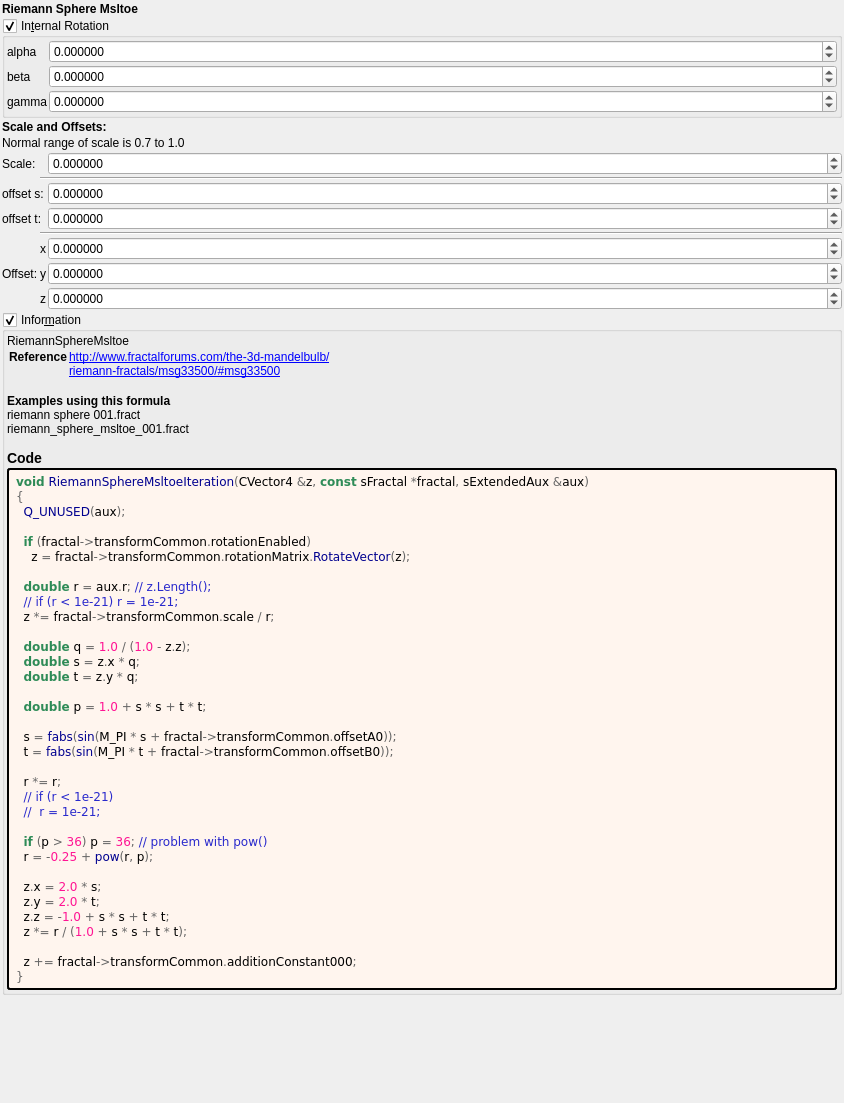
<?xml version="1.0" encoding="UTF-8"?>
<ui version="4.0">
 <class>riemann_sphere_msltoe</class>
 <widget class="QWidget" name="Form">
  <property name="geometry">
   <rect>
    <x>0</x>
    <y>0</y>
    <width>844</width>
    <height>1103</height>
   </rect>
  </property>
  <property name="windowTitle">
   <string notr="true">riemann_sphere_msltoe</string>
  </property>
  <layout class="QVBoxLayout" name="verticalLayout">
   <property name="spacing">
    <number>2</number>
   </property>
   <property name="leftMargin">
    <number>2</number>
   </property>
   <property name="topMargin">
    <number>2</number>
   </property>
   <property name="rightMargin">
    <number>2</number>
   </property>
   <property name="bottomMargin">
    <number>2</number>
   </property>
   <item>
    <widget class="QLabel" name="label_256">
     <property name="font">
      <font>
       <weight>75</weight>
       <bold>true</bold>
      </font>
     </property>
     <property name="text">
      <string>Riemann Sphere Msltoe</string>
     </property>
    </widget>
   </item>
   <item>
    <widget class="MyGroupBox" name="groupCheck_transf_rotation_enabled">
     <property name="title">
      <string>In&amp;ternal Rotation</string>
     </property>
     <property name="checkable">
      <bool>true</bool>
     </property>
     <layout class="QVBoxLayout" name="verticalLayout_8" stretch="0">
      <property name="spacing">
       <number>2</number>
      </property>
      <property name="leftMargin">
       <number>2</number>
      </property>
      <property name="topMargin">
       <number>2</number>
      </property>
      <property name="rightMargin">
       <number>2</number>
      </property>
      <property name="bottomMargin">
       <number>2</number>
      </property>
      <item>
       <layout class="QGridLayout" name="gridLayout_10" columnstretch="0,1">
        <property name="spacing">
         <number>2</number>
        </property>
        <item row="3" column="1">
         <widget class="MyDoubleSpinBox" name="spinboxd3_transf_rotation_z">
          <property name="sizePolicy">
           <sizepolicy hsizetype="Minimum" vsizetype="Maximum">
            <horstretch>0</horstretch>
            <verstretch>0</verstretch>
           </sizepolicy>
          </property>
          <property name="prefix">
           <string/>
          </property>
          <property name="suffix">
           <string/>
          </property>
          <property name="decimals">
           <number>6</number>
          </property>
          <property name="minimum">
           <double>-180.000000000000000</double>
          </property>
          <property name="maximum">
           <double>180.000000000000000</double>
          </property>
          <property name="singleStep">
           <double>1.000000000000000</double>
          </property>
         </widget>
        </item>
        <item row="3" column="0">
         <widget class="QLabel" name="label_36">
          <property name="text">
           <string notr="true">gamma</string>
          </property>
         </widget>
        </item>
        <item row="1" column="0">
         <widget class="QLabel" name="label_35">
          <property name="text">
           <string notr="true">alpha</string>
          </property>
         </widget>
        </item>
        <item row="2" column="0">
         <widget class="QLabel" name="label_34">
          <property name="text">
           <string notr="true">beta</string>
          </property>
         </widget>
        </item>
        <item row="1" column="1">
         <widget class="MyDoubleSpinBox" name="spinboxd3_transf_rotation_x">
          <property name="sizePolicy">
           <sizepolicy hsizetype="Minimum" vsizetype="Maximum">
            <horstretch>0</horstretch>
            <verstretch>0</verstretch>
           </sizepolicy>
          </property>
          <property name="prefix">
           <string/>
          </property>
          <property name="suffix">
           <string/>
          </property>
          <property name="decimals">
           <number>6</number>
          </property>
          <property name="minimum">
           <double>-180.000000000000000</double>
          </property>
          <property name="maximum">
           <double>180.000000000000000</double>
          </property>
          <property name="singleStep">
           <double>1.000000000000000</double>
          </property>
         </widget>
        </item>
        <item row="2" column="1">
         <widget class="MyDoubleSpinBox" name="spinboxd3_transf_rotation_y">
          <property name="sizePolicy">
           <sizepolicy hsizetype="Minimum" vsizetype="Maximum">
            <horstretch>0</horstretch>
            <verstretch>0</verstretch>
           </sizepolicy>
          </property>
          <property name="prefix">
           <string/>
          </property>
          <property name="suffix">
           <string/>
          </property>
          <property name="decimals">
           <number>6</number>
          </property>
          <property name="minimum">
           <double>-180.000000000000000</double>
          </property>
          <property name="maximum">
           <double>180.000000000000000</double>
          </property>
          <property name="singleStep">
           <double>1.000000000000000</double>
          </property>
         </widget>
        </item>
       </layout>
      </item>
     </layout>
    </widget>
   </item>
   <item>
    <widget class="QLabel" name="label_252">
     <property name="font">
      <font>
       <weight>75</weight>
       <bold>true</bold>
      </font>
     </property>
     <property name="text">
      <string>Scale and Offsets:</string>
     </property>
    </widget>
   </item>
   <item>
    <widget class="QLabel" name="label_257">
     <property name="text">
      <string>Normal range of scale is 0.7 to 1.0</string>
     </property>
    </widget>
   </item>
   <item>
    <layout class="QGridLayout" name="gridLayout_63" columnstretch="0,0,0,1">
     <property name="spacing">
      <number>2</number>
     </property>
     <item row="6" column="2">
      <widget class="QLabel" name="label_112">
       <property name="text">
        <string notr="true">x</string>
       </property>
      </widget>
     </item>
     <item row="7" column="1">
      <widget class="QLabel" name="label_255">
       <property name="text">
        <string>Offset:</string>
       </property>
      </widget>
     </item>
     <item row="7" column="2">
      <widget class="QLabel" name="label_113">
       <property name="text">
        <string notr="true">y</string>
       </property>
      </widget>
     </item>
     <item row="7" column="3">
      <widget class="MyDoubleSpinBox" name="spinbox3_transf_addition_constant_y">
       <property name="sizePolicy">
        <sizepolicy hsizetype="Minimum" vsizetype="Maximum">
         <horstretch>0</horstretch>
         <verstretch>0</verstretch>
        </sizepolicy>
       </property>
       <property name="prefix">
        <string/>
       </property>
       <property name="suffix">
        <string/>
       </property>
       <property name="decimals">
        <number>6</number>
       </property>
       <property name="minimum">
        <double>-99.989999999999995</double>
       </property>
       <property name="maximum">
        <double>99.989999999999995</double>
       </property>
       <property name="singleStep">
        <double>0.100000000000000</double>
       </property>
      </widget>
     </item>
     <item row="8" column="3">
      <widget class="MyDoubleSpinBox" name="spinbox3_transf_addition_constant_z">
       <property name="sizePolicy">
        <sizepolicy hsizetype="Minimum" vsizetype="Maximum">
         <horstretch>0</horstretch>
         <verstretch>0</verstretch>
        </sizepolicy>
       </property>
       <property name="prefix">
        <string/>
       </property>
       <property name="suffix">
        <string/>
       </property>
       <property name="decimals">
        <number>6</number>
       </property>
       <property name="minimum">
        <double>-99.989999999999995</double>
       </property>
       <property name="maximum">
        <double>99.989999999999995</double>
       </property>
       <property name="singleStep">
        <double>0.100000000000000</double>
       </property>
      </widget>
     </item>
     <item row="6" column="3">
      <widget class="MyDoubleSpinBox" name="spinbox3_transf_addition_constant_x">
       <property name="sizePolicy">
        <sizepolicy hsizetype="Minimum" vsizetype="Maximum">
         <horstretch>0</horstretch>
         <verstretch>0</verstretch>
        </sizepolicy>
       </property>
       <property name="prefix">
        <string/>
       </property>
       <property name="suffix">
        <string/>
       </property>
       <property name="decimals">
        <number>6</number>
       </property>
       <property name="minimum">
        <double>-99.989999999999995</double>
       </property>
       <property name="maximum">
        <double>99.989999999999995</double>
       </property>
       <property name="singleStep">
        <double>0.100000000000000</double>
       </property>
      </widget>
     </item>
     <item row="8" column="2">
      <widget class="QLabel" name="label_114">
       <property name="text">
        <string notr="true">z</string>
       </property>
      </widget>
     </item>
     <item row="1" column="3">
      <widget class="MyDoubleSpinBox" name="spinbox_transf_scale">
       <property name="sizePolicy">
        <sizepolicy hsizetype="Minimum" vsizetype="Maximum">
         <horstretch>0</horstretch>
         <verstretch>0</verstretch>
        </sizepolicy>
       </property>
       <property name="prefix">
        <string/>
       </property>
       <property name="suffix">
        <string/>
       </property>
       <property name="decimals">
        <number>6</number>
       </property>
       <property name="minimum">
        <double>-99.989999999999995</double>
       </property>
       <property name="maximum">
        <double>99.989999999999995</double>
       </property>
       <property name="singleStep">
        <double>0.100000000000000</double>
       </property>
      </widget>
     </item>
     <item row="5" column="2" colspan="2">
      <widget class="Line" name="line_56">
       <property name="orientation">
        <enum>Qt::Horizontal</enum>
       </property>
      </widget>
     </item>
     <item row="2" column="2" colspan="2">
      <widget class="Line" name="line_55">
       <property name="orientation">
        <enum>Qt::Horizontal</enum>
       </property>
      </widget>
     </item>
     <item row="4" column="3">
      <widget class="MyDoubleSpinBox" name="spinbox_transf_offsetB_0">
       <property name="sizePolicy">
        <sizepolicy hsizetype="Minimum" vsizetype="Maximum">
         <horstretch>0</horstretch>
         <verstretch>0</verstretch>
        </sizepolicy>
       </property>
       <property name="prefix">
        <string/>
       </property>
       <property name="suffix">
        <string/>
       </property>
       <property name="decimals">
        <number>6</number>
       </property>
       <property name="minimum">
        <double>-100000.000000000000000</double>
       </property>
       <property name="maximum">
        <double>100000.000000000000000</double>
       </property>
       <property name="singleStep">
        <double>0.100000000000000</double>
       </property>
      </widget>
     </item>
     <item row="3" column="3">
      <widget class="MyDoubleSpinBox" name="spinbox_transf_offsetA_0">
       <property name="sizePolicy">
        <sizepolicy hsizetype="Minimum" vsizetype="Maximum">
         <horstretch>0</horstretch>
         <verstretch>0</verstretch>
        </sizepolicy>
       </property>
       <property name="prefix">
        <string/>
       </property>
       <property name="suffix">
        <string/>
       </property>
       <property name="decimals">
        <number>6</number>
       </property>
       <property name="minimum">
        <double>-100000.000000000000000</double>
       </property>
       <property name="maximum">
        <double>100000.000000000000000</double>
       </property>
       <property name="singleStep">
        <double>0.100000000000000</double>
       </property>
      </widget>
     </item>
     <item row="3" column="1" colspan="2">
      <widget class="QLabel" name="label_140">
       <property name="text">
        <string>offset s:</string>
       </property>
      </widget>
     </item>
     <item row="4" column="1" colspan="2">
      <widget class="QLabel" name="label_142">
       <property name="text">
        <string>offset t:</string>
       </property>
      </widget>
     </item>
     <item row="1" column="1" colspan="2">
      <widget class="QLabel" name="label_251">
       <property name="text">
        <string>Scale:</string>
       </property>
      </widget>
     </item>
    </layout>
   </item>
   <item>
    <widget class="MyGroupBox" name="groupCheck_info">
     <property name="title">
      <string>Infor&amp;mation</string>
     </property>
     <property name="flat">
      <bool>false</bool>
     </property>
     <property name="checkable">
      <bool>true</bool>
     </property>
     <layout class="QVBoxLayout" name="verticalLayout_2">
      <property name="spacing">
       <number>2</number>
      </property>
      <property name="leftMargin">
       <number>2</number>
      </property>
      <property name="topMargin">
       <number>2</number>
      </property>
      <property name="rightMargin">
       <number>2</number>
      </property>
      <property name="bottomMargin">
       <number>2</number>
      </property>
      <item>
       <widget class="QLabel" name="label_information_general">
        <property name="text">
         <string notr="true">&lt;p&gt;RiemannSphereMsltoe&lt;/p&gt;&lt;table&gt;
&lt;tr&gt;&lt;th&gt;Reference&lt;/th&gt;&lt;td&gt;&lt;a href=&quot;http://www.fractalforums.com/the-3d-mandelbulb/&quot;&gt;http://www.fractalforums.com/the-3d-mandelbulb/&lt;br&gt;
&lt;a href=&quot;riemann-fractals/msg33500/#msg33500&quot;&gt;riemann-fractals/msg33500/#msg33500&lt;br&gt;
&lt;/td&gt;&lt;/tr&gt;
&lt;/table&gt;
&lt;br&gt;&lt;b&gt;Examples using this formula&lt;/b&gt;&lt;br&gt;riemann sphere 001.fract&lt;br&gt;riemann_sphere_msltoe_001.fract&lt;h3&gt;Code&lt;/h3&gt;</string>
        </property>
        <property name="wordWrap">
         <bool>true</bool>
        </property>
        <property name="openExternalLinks">
         <bool>true</bool>
        </property>
        <property name="textInteractionFlags">
         <set>Qt::LinksAccessibleByMouse|Qt::TextSelectableByMouse</set>
        </property>
       </widget>
      </item>
      <item>
       <widget class="QLabel" name="label_code_content">
        <property name="styleSheet">
         <string notr="true">border-style: outset; border-width: 2px; border-radius: 3px; border-color: black; background-color: #fff5ee; padding: 4px;</string>
        </property>
        <property name="text">
         <string notr="true">&lt;body style=&quot;background-color:#fff5ee&quot;&gt;
&lt;pre style=&quot;color:#000000; background-color:#fff5ee;  font-family:'Courier New',monospace;&quot;&gt;&lt;span style=&quot;color:#2e8b57; font-weight:bold&quot;&gt;void&lt;/span&gt; &lt;span style=&quot;color:#00008f&quot;&gt;RiemannSphereMsltoeIteration&lt;/span&gt;&lt;span style=&quot;color:#676767&quot;&gt;(&lt;/span&gt;CVector4 &lt;span style=&quot;color:#676767&quot;&gt;&amp;amp;&lt;/span&gt;z&lt;span style=&quot;color:#676767&quot;&gt;,&lt;/span&gt; &lt;span style=&quot;color:#2e8b57; font-weight:bold&quot;&gt;const&lt;/span&gt; sFractal &lt;span style=&quot;color:#676767&quot;&gt;*&lt;/span&gt;fractal&lt;span style=&quot;color:#676767&quot;&gt;,&lt;/span&gt; sExtendedAux &lt;span style=&quot;color:#676767&quot;&gt;&amp;amp;&lt;/span&gt;aux&lt;span style=&quot;color:#676767&quot;&gt;)&lt;/span&gt;
&lt;span style=&quot;color:#676767&quot;&gt;{&lt;/span&gt;
  &lt;span style=&quot;color:#00008f&quot;&gt;Q_UNUSED&lt;/span&gt;&lt;span style=&quot;color:#676767&quot;&gt;(&lt;/span&gt;aux&lt;span style=&quot;color:#676767&quot;&gt;);&lt;/span&gt;

  &lt;span style=&quot;color:#2e8b57; font-weight:bold&quot;&gt;if&lt;/span&gt; &lt;span style=&quot;color:#676767&quot;&gt;(&lt;/span&gt;fractal&lt;span style=&quot;color:#676767&quot;&gt;-&amp;gt;&lt;/span&gt;transformCommon&lt;span style=&quot;color:#676767&quot;&gt;.&lt;/span&gt;rotationEnabled&lt;span style=&quot;color:#676767&quot;&gt;)&lt;/span&gt;
    z &lt;span style=&quot;color:#676767&quot;&gt;=&lt;/span&gt; fractal&lt;span style=&quot;color:#676767&quot;&gt;-&amp;gt;&lt;/span&gt;transformCommon&lt;span style=&quot;color:#676767&quot;&gt;.&lt;/span&gt;rotationMatrix&lt;span style=&quot;color:#676767&quot;&gt;.&lt;/span&gt;&lt;span style=&quot;color:#00008f&quot;&gt;RotateVector&lt;/span&gt;&lt;span style=&quot;color:#676767&quot;&gt;(&lt;/span&gt;z&lt;span style=&quot;color:#676767&quot;&gt;);&lt;/span&gt;

  &lt;span style=&quot;color:#2e8b57; font-weight:bold&quot;&gt;double&lt;/span&gt; r &lt;span style=&quot;color:#676767&quot;&gt;=&lt;/span&gt; aux&lt;span style=&quot;color:#676767&quot;&gt;.&lt;/span&gt;r&lt;span style=&quot;color:#676767&quot;&gt;;&lt;/span&gt; &lt;span style=&quot;color:#2929cc&quot;&gt;// z.Length();&lt;/span&gt;
  &lt;span style=&quot;color:#2929cc&quot;&gt;// if (r &amp;lt; 1e-21) r = 1e-21;&lt;/span&gt;
  z &lt;span style=&quot;color:#676767&quot;&gt;*=&lt;/span&gt; fractal&lt;span style=&quot;color:#676767&quot;&gt;-&amp;gt;&lt;/span&gt;transformCommon&lt;span style=&quot;color:#676767&quot;&gt;.&lt;/span&gt;scale &lt;span style=&quot;color:#676767&quot;&gt;/&lt;/span&gt; r&lt;span style=&quot;color:#676767&quot;&gt;;&lt;/span&gt;

  &lt;span style=&quot;color:#2e8b57; font-weight:bold&quot;&gt;double&lt;/span&gt; q &lt;span style=&quot;color:#676767&quot;&gt;=&lt;/span&gt; &lt;span style=&quot;color:#ff1493&quot;&gt;1.0&lt;/span&gt; &lt;span style=&quot;color:#676767&quot;&gt;/ (&lt;/span&gt;&lt;span style=&quot;color:#ff1493&quot;&gt;1.0&lt;/span&gt; &lt;span style=&quot;color:#676767&quot;&gt;-&lt;/span&gt; z&lt;span style=&quot;color:#676767&quot;&gt;.&lt;/span&gt;z&lt;span style=&quot;color:#676767&quot;&gt;);&lt;/span&gt;
  &lt;span style=&quot;color:#2e8b57; font-weight:bold&quot;&gt;double&lt;/span&gt; s &lt;span style=&quot;color:#676767&quot;&gt;=&lt;/span&gt; z&lt;span style=&quot;color:#676767&quot;&gt;.&lt;/span&gt;x &lt;span style=&quot;color:#676767&quot;&gt;*&lt;/span&gt; q&lt;span style=&quot;color:#676767&quot;&gt;;&lt;/span&gt;
  &lt;span style=&quot;color:#2e8b57; font-weight:bold&quot;&gt;double&lt;/span&gt; t &lt;span style=&quot;color:#676767&quot;&gt;=&lt;/span&gt; z&lt;span style=&quot;color:#676767&quot;&gt;.&lt;/span&gt;y &lt;span style=&quot;color:#676767&quot;&gt;*&lt;/span&gt; q&lt;span style=&quot;color:#676767&quot;&gt;;&lt;/span&gt;

  &lt;span style=&quot;color:#2e8b57; font-weight:bold&quot;&gt;double&lt;/span&gt; p &lt;span style=&quot;color:#676767&quot;&gt;=&lt;/span&gt; &lt;span style=&quot;color:#ff1493&quot;&gt;1.0&lt;/span&gt; &lt;span style=&quot;color:#676767&quot;&gt;+&lt;/span&gt; s &lt;span style=&quot;color:#676767&quot;&gt;*&lt;/span&gt; s &lt;span style=&quot;color:#676767&quot;&gt;+&lt;/span&gt; t &lt;span style=&quot;color:#676767&quot;&gt;*&lt;/span&gt; t&lt;span style=&quot;color:#676767&quot;&gt;;&lt;/span&gt;

  s &lt;span style=&quot;color:#676767&quot;&gt;=&lt;/span&gt; &lt;span style=&quot;color:#00008f&quot;&gt;fabs&lt;/span&gt;&lt;span style=&quot;color:#676767&quot;&gt;(&lt;/span&gt;&lt;span style=&quot;color:#00008f&quot;&gt;sin&lt;/span&gt;&lt;span style=&quot;color:#676767&quot;&gt;(&lt;/span&gt;M_PI &lt;span style=&quot;color:#676767&quot;&gt;*&lt;/span&gt; s &lt;span style=&quot;color:#676767&quot;&gt;+&lt;/span&gt; fractal&lt;span style=&quot;color:#676767&quot;&gt;-&amp;gt;&lt;/span&gt;transformCommon&lt;span style=&quot;color:#676767&quot;&gt;.&lt;/span&gt;offsetA0&lt;span style=&quot;color:#676767&quot;&gt;));&lt;/span&gt;
  t &lt;span style=&quot;color:#676767&quot;&gt;=&lt;/span&gt; &lt;span style=&quot;color:#00008f&quot;&gt;fabs&lt;/span&gt;&lt;span style=&quot;color:#676767&quot;&gt;(&lt;/span&gt;&lt;span style=&quot;color:#00008f&quot;&gt;sin&lt;/span&gt;&lt;span style=&quot;color:#676767&quot;&gt;(&lt;/span&gt;M_PI &lt;span style=&quot;color:#676767&quot;&gt;*&lt;/span&gt; t &lt;span style=&quot;color:#676767&quot;&gt;+&lt;/span&gt; fractal&lt;span style=&quot;color:#676767&quot;&gt;-&amp;gt;&lt;/span&gt;transformCommon&lt;span style=&quot;color:#676767&quot;&gt;.&lt;/span&gt;offsetB0&lt;span style=&quot;color:#676767&quot;&gt;));&lt;/span&gt;

  r &lt;span style=&quot;color:#676767&quot;&gt;*=&lt;/span&gt; r&lt;span style=&quot;color:#676767&quot;&gt;;&lt;/span&gt;
  &lt;span style=&quot;color:#2929cc&quot;&gt;// if (r &amp;lt; 1e-21)&lt;/span&gt;
  &lt;span style=&quot;color:#2929cc&quot;&gt;//  r = 1e-21;&lt;/span&gt;

  &lt;span style=&quot;color:#2e8b57; font-weight:bold&quot;&gt;if&lt;/span&gt; &lt;span style=&quot;color:#676767&quot;&gt;(&lt;/span&gt;p &lt;span style=&quot;color:#676767&quot;&gt;&amp;gt;&lt;/span&gt; &lt;span style=&quot;color:#ff1493&quot;&gt;36&lt;/span&gt;&lt;span style=&quot;color:#676767&quot;&gt;)&lt;/span&gt; p &lt;span style=&quot;color:#676767&quot;&gt;=&lt;/span&gt; &lt;span style=&quot;color:#ff1493&quot;&gt;36&lt;/span&gt;&lt;span style=&quot;color:#676767&quot;&gt;;&lt;/span&gt; &lt;span style=&quot;color:#2929cc&quot;&gt;// problem with pow()&lt;/span&gt;
  r &lt;span style=&quot;color:#676767&quot;&gt;= -&lt;/span&gt;&lt;span style=&quot;color:#ff1493&quot;&gt;0.25&lt;/span&gt; &lt;span style=&quot;color:#676767&quot;&gt;+&lt;/span&gt; &lt;span style=&quot;color:#00008f&quot;&gt;pow&lt;/span&gt;&lt;span style=&quot;color:#676767&quot;&gt;(&lt;/span&gt;r&lt;span style=&quot;color:#676767&quot;&gt;,&lt;/span&gt; p&lt;span style=&quot;color:#676767&quot;&gt;);&lt;/span&gt;

  z&lt;span style=&quot;color:#676767&quot;&gt;.&lt;/span&gt;x &lt;span style=&quot;color:#676767&quot;&gt;=&lt;/span&gt; &lt;span style=&quot;color:#ff1493&quot;&gt;2.0&lt;/span&gt; &lt;span style=&quot;color:#676767&quot;&gt;*&lt;/span&gt; s&lt;span style=&quot;color:#676767&quot;&gt;;&lt;/span&gt;
  z&lt;span style=&quot;color:#676767&quot;&gt;.&lt;/span&gt;y &lt;span style=&quot;color:#676767&quot;&gt;=&lt;/span&gt; &lt;span style=&quot;color:#ff1493&quot;&gt;2.0&lt;/span&gt; &lt;span style=&quot;color:#676767&quot;&gt;*&lt;/span&gt; t&lt;span style=&quot;color:#676767&quot;&gt;;&lt;/span&gt;
  z&lt;span style=&quot;color:#676767&quot;&gt;.&lt;/span&gt;z &lt;span style=&quot;color:#676767&quot;&gt;= -&lt;/span&gt;&lt;span style=&quot;color:#ff1493&quot;&gt;1.0&lt;/span&gt; &lt;span style=&quot;color:#676767&quot;&gt;+&lt;/span&gt; s &lt;span style=&quot;color:#676767&quot;&gt;*&lt;/span&gt; s &lt;span style=&quot;color:#676767&quot;&gt;+&lt;/span&gt; t &lt;span style=&quot;color:#676767&quot;&gt;*&lt;/span&gt; t&lt;span style=&quot;color:#676767&quot;&gt;;&lt;/span&gt;
  z &lt;span style=&quot;color:#676767&quot;&gt;*=&lt;/span&gt; r &lt;span style=&quot;color:#676767&quot;&gt;/ (&lt;/span&gt;&lt;span style=&quot;color:#ff1493&quot;&gt;1.0&lt;/span&gt; &lt;span style=&quot;color:#676767&quot;&gt;+&lt;/span&gt; s &lt;span style=&quot;color:#676767&quot;&gt;*&lt;/span&gt; s &lt;span style=&quot;color:#676767&quot;&gt;+&lt;/span&gt; t &lt;span style=&quot;color:#676767&quot;&gt;*&lt;/span&gt; t&lt;span style=&quot;color:#676767&quot;&gt;);&lt;/span&gt;

  z &lt;span style=&quot;color:#676767&quot;&gt;+=&lt;/span&gt; fractal&lt;span style=&quot;color:#676767&quot;&gt;-&amp;gt;&lt;/span&gt;transformCommon&lt;span style=&quot;color:#676767&quot;&gt;.&lt;/span&gt;additionConstant000&lt;span style=&quot;color:#676767&quot;&gt;;&lt;/span&gt;
&lt;span style=&quot;color:#676767&quot;&gt;}&lt;/span&gt;
&lt;/pre&gt;
&lt;/body&gt;</string>
        </property>
        <property name="wordWrap">
         <bool>true</bool>
        </property>
        <property name="openExternalLinks">
         <bool>true</bool>
        </property>
        <property name="textInteractionFlags">
         <set>Qt::LinksAccessibleByMouse|Qt::TextSelectableByMouse</set>
        </property>
       </widget>
      </item>
     </layout>
    </widget>
   </item>
   <item>
    <spacer name="verticalSpacer">
     <property name="orientation">
      <enum>Qt::Vertical</enum>
     </property>
     <property name="sizeHint" stdset="0">
      <size>
       <width>20</width>
       <height>40</height>
      </size>
     </property>
    </spacer>
   </item>
  </layout>
 </widget>
 <customwidgets>
  <customwidget>
   <class>MyGroupBox</class>
   <extends>QGroupBox</extends>
   <header>my_group_box.h</header>
   <container>1</container>
  </customwidget>
  <customwidget>
   <class>MyDoubleSpinBox</class>
   <extends>QDoubleSpinBox</extends>
   <header>my_double_spin_box.h</header>
  </customwidget>
 </customwidgets>
 <tabstops>
  <tabstop>groupCheck_transf_rotation_enabled</tabstop>
  <tabstop>spinboxd3_transf_rotation_y</tabstop>
  <tabstop>spinbox_transf_scale</tabstop>
  <tabstop>spinbox3_transf_addition_constant_x</tabstop>
  <tabstop>spinbox3_transf_addition_constant_y</tabstop>
  <tabstop>spinbox3_transf_addition_constant_z</tabstop>
  <tabstop>groupCheck_info</tabstop>
 </tabstops>
 <resources/>
 <connections/>
</ui>
